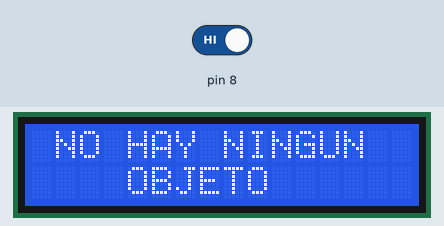
Simulated run of this sketch. Board: Arduino Uno, built with avr-gcc and run on an emulated ATmega328P. Parts: 16×2 character LCD. The inputs (shaded band) are chosen by the test bench; at power-on: pin 8 HIGH.

Above: at 1.2 s.
1.3 s: pin 8 driven LOW
At 2.7 s:
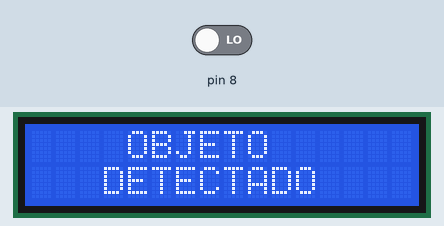
3.1 s: pin 8 driven HIGH
At 4.5 s:
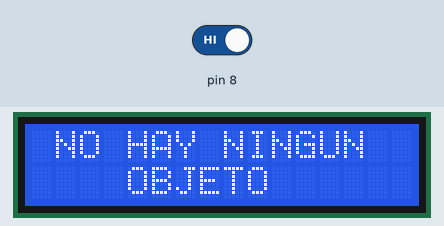
Timing chart, 0 to 6.1 s (numbered marks = the images above; inputs shaded):
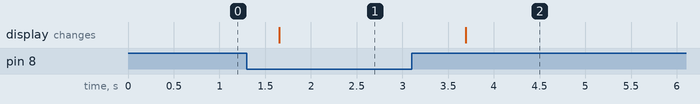

Measured:
- after the input at 1.3 s, the display: changes after 0.35 s (image 1)
- after the input at 3.1 s, the display: changes after 0.59 s (image 2)

The sketch:

pantalla_LCD.ino
```cpp
#include <LiquidCrystal_I2C.h>
int sensor;

LiquidCrystal_I2C lcd(0x27,16,2); // configuración de la pantalla - Direcciones (0x3f,16,2) ||(0x20,16,2)


void setup() {
Serial.begin(9600);
lcd.init(); // inicializar pantalla
lcd.backlight(); //luz de fondo
lcd.clear();

}

void loop() {

  sensor = digitalRead(8);


if(sensor==0){

    lcd.clear();
    lcd.setCursor(4,0);
    lcd.print("OBJETO");
    lcd.setCursor(3,1);
    lcd.print("DETECTADO");

   delay(1000);

}
else{
  lcd.clear();
  lcd.setCursor(1,0);
    lcd.print("NO HAY NINGUN");
    lcd.setCursor(4,1);
    lcd.print("OBJETO");
     delay(500);

}


}
```
